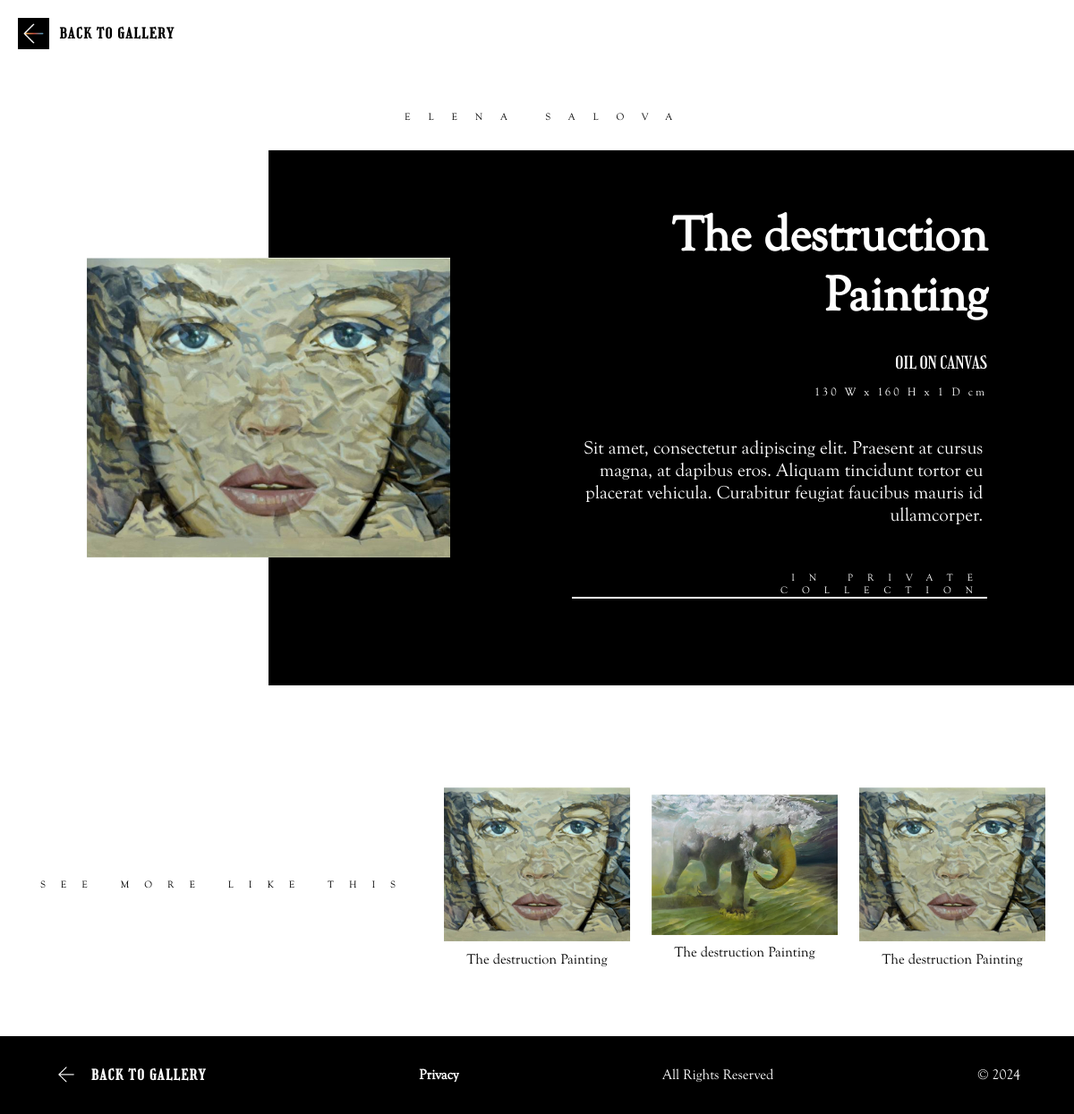
Page /artwork_info.php?id=2 on the earlier database version.
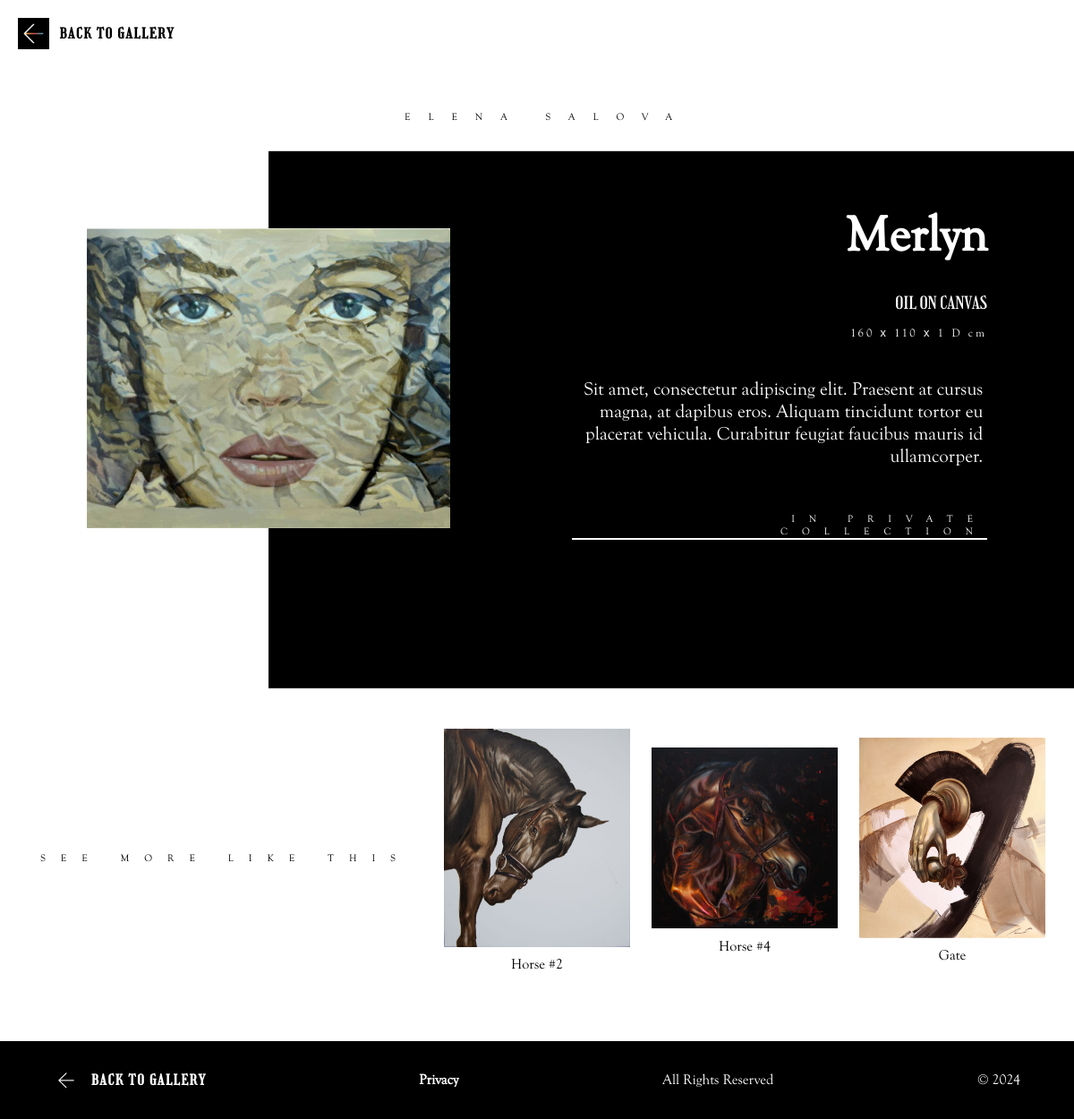
Same page on the later database version.
### tables this page shows
create table gallery
(
    id          int auto_increment
        primary key,
    name        varchar(255) null,
    image       varchar(255) null,
    type        varchar(255) null,
    size        varchar(255) null,
    description text         null,
    status      varchar(100) null,
    price       int          null
);

### app/db.php (called while the page is built, shortened)
<?php
function db_getConnection()
{
    $user = SETTINGS['db_user'];
    $password = SETTINGS['db_password'];
    $db = SETTINGS['db_name'];
    $host = SETTINGS['db_host'];
    $port = SETTINGS['db_port'];
    static $dbh = null;
    if ($dbh != null) return $dbh;
    $dbh = new PDO("mysql:dbname=$db;host=$host;charset=utf8;port=$port", $user, $password,
        [
            PDO::ATTR_ERRMODE => PDO::ERRMODE_EXCEPTION,
            PDO::ATTR_DEFAULT_FETCH_MODE => PDO::FETCH_ASSOC
        ]);
    return $dbh;
}
function queryAll($query, $params = [])
{
    $normalizedParams = [];
    foreach ($params as $key => $value) {
        $normalizedParams[":" . $key] = $value;
    }
    $stmt = db_getConnection()->prepare($query);
    $stmt->execute($normalizedParams);
    return $stmt->fetchAll();
}
function db_getById($table, $id, $column = 'id')
{
    return db_getConnection()->query("SELECT * FROM `{$table}` WHERE `{$column}`='{$id}'")->fetch();
}

### artwork_info.php (the view, shortened to what this page needs)
<?php
require 'app/db.php';
$art = db_getById('gallery', $_GET['id']);
$arts = queryAll("SELECT * FROM `gallery` WHERE `id` != :id", ['id' => $art['id']]);
shuffle($arts);
?>
<!DOCTYPE html>
<html lang="en">
<head>
    <link rel="stylesheet" href="assets/css/second_main.css">
    <link rel="stylesheet" href="assets/css/fonts.css">
    <link rel="stylesheet" href="assets/css/second_mobile.css">
</head>
<body>
<div class="container">
    <div id="box2" class="black-square"></div>
    <div class="gallery-container">
        <div class="back-button-group">
            <a class="arrow-link" href="#">
                <img class="arrow-button" src="assets/img/arrow-left.png" alt="<-">
            </a>
            <a href="index.php" class="back-to-gallery">Back to Gallery</a>
        </div>
        <h1 class="artist-name">&nbsp;Elena Salova</h1>
        <div class="main-content">
            <img id="box1" onmouseover="moveBox2()" src="assets/img/works/<?= $art['image'] ?>"
                 alt="The destruction Painting"
                 class="main-image">
            <div class="painting-info">
                <h2 class="painting-title"><?= $art['name'] ?></h2>
                <p class="painting-medium"><?= $art['type'] ?></p>
                <p class="painting-dimensions"><?= $art['size'] ?></p>
                <p class="painting-description">
                    <?= $art['description'] ?>
                </p>
                <?php if ($art['status'] != 'available'): ?>
                    <p class="painting-status">&nbsp;<?= $art['status'] ?></p>
                <?php else: ?>
                    <a href="payment.php?id=<?= $art['id'] ?>" class="confirm-button">buy</a>
                <?php endif; ?>
            </div>
        </div>
        <div class="more-like-this">
            <h3 class="see-more">See More Like This</h3>
            <div class="similar-paintings">
                <?php
                $i = 0;
                foreach ($arts as $art):
                    if ($i >= 3) {
                        break;
                    }
                    ?>
                    <a href="artwork_info.php?id=<?= $art['id'] ?>" class="similar-painting">
                        <img src="assets/img/works/<?= $art['image'] ?>">
                        <p class="sub-title"><?= $art['name'] ?></p>
                    </a>
                    <?php
                    $i++;
                endforeach;
                ?>
            </div>
        </div>
    </div>
    <footer>
        <div class="back-button-group">
            <a class="arrow-link-footer" href="#">
                <img class="arrow-button" src="assets/img/arrow-white.png" alt="<-">
            </a>
            <a href="index.php" class="back-to-gallery footer-back-addition">Back to Gallery</a>
        </div>
        <a href="privacy.html" class="privacy-policy">Privacy</a>
        <p>All Rights Reserved</p>
        <p> © 2024</p>
    </footer>
</div>
</body>
</html>

### assets/css/second_main.css (style rules this page uses)
body { font-family: "Goudy Old Style", sans-serif; margin: 0; padding: 0; background-color: #ffffff; color: #000000; }
.gallery-container { max-width: 1400px; margin: 0 auto; padding: 20px; text-align: center; position: relative; }
.container { position: relative; width: 100%; height: 100%; overflow: hidden; }
.black-square { position: absolute; width: 100%; height: 48%; background-color: black; top: 50%; left: 50%; transform: translate(-25%, -76%); z-index: 0; transition: 2s; }
.back-button-group { text-decoration: none; border: 0px; position: relative; display: flex; align-items: center; transition: 1s ease; }
.arrow-link { width: 3%; display: inline-flex; align-items: center; margin-right: 1%; }
.arrow-link-footer { width: 20%; display: inline-flex; align-items: center; margin-right: 8%; }
.arrow-button { width: 100%; transition: .5s ease; }
.back-to-gallery { font-family: "Girassol", serif; font-size: 1em; text-transform: uppercase; text-align: left; letter-spacing: 1.5px; display: block; color: #000000; text-decoration: none; font-weight: bold; transition: .5s ease; }
.artist-name { position: relative; margin-top: 6%; padding-bottom: 6%; text-transform: uppercase; font-size: 0.7em; letter-spacing: 20px; font-weight: normal; transition: 1s ease; }
.footer-back-addition { color: #fff; width: 100%; }
.main-content { position: relative; display: flex; align-items: center; justify-content: center; margin-top: 20px; overflow: hidden; }
.main-image { max-width: 35%; height: auto; margin-right: 20px; }
.painting-info { color: #fff; text-align: right; max-width: 40%; margin-left: 10%; }
.painting-title { font-family: "Goudy Old Style", sans-serif; margin-top: 0; font-size: 3.5em; margin-bottom: 7%; transition: .5s ease; }
.painting-medium, .painting-dimensions, .painting-description, .painting-status { margin: 3% 0; }
.painting-medium { font-family: "Girassol", serif; font-size: 1.2em; text-transform: uppercase; }
.painting-dimensions { letter-spacing: 3px; font-size: .8em; margin-bottom: 7%; }
.painting-description { position: relative; font-size: 1.3em; margin-bottom: 6%; transition: 1s ease; padding: 2% 1% 2% 2%; }
.painting-status { text-transform: uppercase; font-size: 0.7em; letter-spacing: 16px; font-weight: normal; display: inline-block; border-bottom: 2px solid #fff; text-decoration: none; transition: 1s ease; }
.more-like-this { display: flex; margin-top: 17%; align-items: center; }
.see-more { width: 40%; text-transform: uppercase; font-size: 0.7em; letter-spacing: 17px; font-weight: normal; text-align: center; }
.similar-paintings { width: 60%; display: flex; justify-content: space-around; align-items: center; }
.similar-painting { width: 30%; text-decoration: none; color: #000; text-align: center; transition: .1s ease; }
.similar-painting img { width: 100%; height: auto; display: block; }
.similar-painting .sub-title { margin-top: 5%; font-size: 1em; text-align: center; }
footer { padding: 1.5% 5% 1.5% 5%; background-color: #000; color: #fff; position: relative; display: flex; margin-top: 40px; justify-content: space-between; align-items: center; }
.privacy-policy { display: block; color: #fff; text-decoration: none; font-weight: bold; transition: .2s ease; }

Differences in the rows shown:
removed gallery: image (picture), name "The destruction Painting"
removed gallery: image (picture), name "The destruction Painting"
removed gallery: image (picture), name "The destruction Painting"
changed gallery "OIL ON CANVAS": name "The destruction Painting" → "Merlyn"; size "130 W x 160 H x 1 D cm" → "160 х 110 х 1 D cm"
added gallery: image (picture), name "Horse #2"
added gallery: image (picture), name "Horse #4"
added gallery: image (picture), name "Gate"
